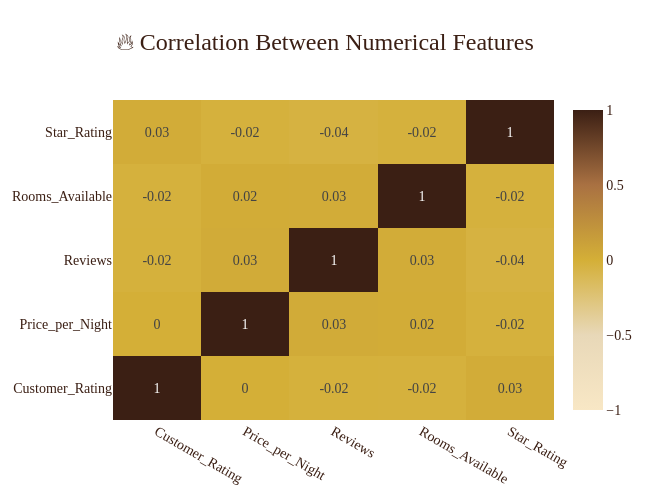

Notebook source saved alongside this figure:
### Markdown cell above
<div style="
background:#3B1F14;
padding:20px;
border-radius:18px;
border:3px solid #D4AF37;
text-align:center;
">

<h1 style="
color:#F8E7C5;
margin:0;
font-size:30px;
">

🔥 Correlation Heatmap

</h1>

</div>

### Code cell
import plotly.graph_objects as go

# Select numerical columns
corr = df[
    [
        "Customer_Rating",
        "Price_per_Night",
        "Reviews",
        "Rooms_Available",
        "Star_Rating"
    ]
].corr()

fig = go.Figure(
    data=go.Heatmap(

        z=corr.values,

        x=corr.columns,

        y=corr.columns,

        text=corr.round(2).values,

        texttemplate="%{text}",

        colorscale=[
            [0.0, "#F8E7C5"],
            [0.25, "#E8D8B8"],
            [0.50, "#D4AF37"],
            [0.75, "#A97142"],
            [1.0, "#3B1F14"]
        ],

        zmin=-1,

        zmax=1,

        hovertemplate=
        "<b>%{x}</b> vs <b>%{y}</b><br>" +
        "Correlation: %{z:.2f}<extra></extra>"
    )
)

fig.update_layout(

    title=dict(

        text="🔥 Correlation Between Numerical Features",

        x=0.5,

        font=dict(size=24)

    ),

    height=500,

    width=650,

    plot_bgcolor="white",

    paper_bgcolor="white",

    font=dict(

        family="Georgia",

        size=14,

        color="#3B1F14"

    )

)

fig.show()

### Figure 1 — Plotly figure (JSON) as saved in the notebook; plotly's stock layout.template omitted (floating-point values rounded to 4 significant figures)
{"data": [{"colorscale": [[0, "#F8E7C5"], [0.25, "#E8D8B8"], [0.5, "#D4AF37"], [0.75, "#A97142"], [1, "#3B1F14"]], "hovertemplate": "<b>%{x}</b> vs <b>%{y}</b><br>Correlation: %{z:.2f}<extra></extra>", "text": [[1.0, 0.0, -0.02, -0.02, 0.03], [0.0, 1.0, 0.03, 0.02, -0.02], [-0.02, 0.03, 1.0, 0.03, -0.04], [-0.02, 0.02, 0.03, 1.0, -0.02], [0.03, -0.02, -0.04, -0.02, 1.0]], "texttemplate": "%{text}", "type": "heatmap", "x": ["Customer_Rating", "Price_per_Night", "Reviews", "Rooms_Available", "Star_Rating"], "y": ["Customer_Rating", "Price_per_Night", "Reviews", "Rooms_Available", "Star_Rating"], "z": [[1.0, 0.003856, -0.02042, -0.02377, 0.02774], [0.003856, 1.0, 0.03108, 0.02164, -0.0237], [-0.02042, 0.03108, 1.0, 0.02786, -0.03839], [-0.02377, 0.02164, 0.02786, 1.0, -0.02281], [0.02774, -0.0237, -0.03839, -0.02281, 1.0]], "zmax": 1, "zmin": -1}], "layout": {"font": {"color": "#3B1F14", "family": "Georgia", "size": 14}, "height": 500, "paper_bgcolor": "white", "plot_bgcolor": "white", "title": {"font": {"size": 24}, "text": "🔥 Correlation Between Numerical Features", "x": 0.5}, "width": 650}}
